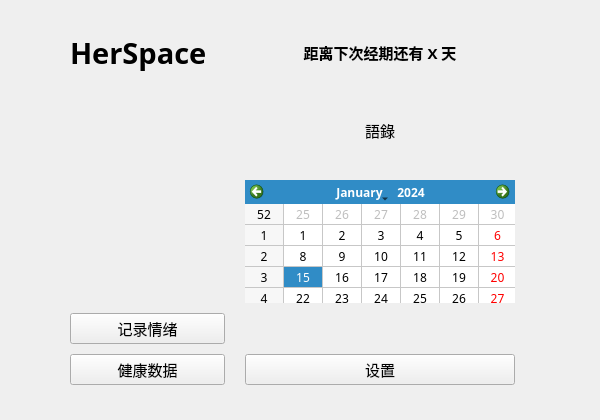
<?xml version="1.0" encoding="UTF-8"?>
<ui version="4.0">
 <class>Widget</class>
 <widget class="QWidget" name="Widget">
  <property name="geometry">
   <rect>
    <x>0</x>
    <y>0</y>
    <width>600</width>
    <height>420</height>
   </rect>
  </property>
  <property name="minimumSize">
   <size>
    <width>300</width>
    <height>200</height>
   </size>
  </property>
  <property name="windowTitle">
   <string>Widget</string>
  </property>
  <widget class="EmotionalHeartWidget" name="heartContainer" native="true">
   <property name="enabled">
    <bool>true</bool>
   </property>
   <property name="geometry">
    <rect>
     <x>90</x>
     <y>230</y>
     <width>105</width>
     <height>75</height>
    </rect>
   </property>
   <property name="sizePolicy">
    <sizepolicy hsizetype="MinimumExpanding" vsizetype="MinimumExpanding">
     <horstretch>0</horstretch>
     <verstretch>0</verstretch>
    </sizepolicy>
   </property>
   <property name="minimumSize">
    <size>
     <width>105</width>
     <height>75</height>
    </size>
   </property>
   <property name="font">
    <font>
     <family>字体圈欣意冠黑体</family>
     <pointsize>9</pointsize>
     <bold>true</bold>
    </font>
   </property>
   <property name="autoFillBackground">
    <bool>true</bool>
   </property>
  </widget>
  <widget class="QWidget" name="layoutWidget">
   <property name="geometry">
    <rect>
     <x>30</x>
     <y>10</y>
     <width>525</width>
     <height>390</height>
    </rect>
   </property>
   <layout class="QFormLayout" name="formLayout">
    <property name="sizeConstraint">
     <enum>QLayout::SizeConstraint::SetDefaultConstraint</enum>
    </property>
    <property name="fieldGrowthPolicy">
     <enum>QFormLayout::FieldGrowthPolicy::AllNonFixedFieldsGrow</enum>
    </property>
    <property name="labelAlignment">
     <set>Qt::AlignmentFlag::AlignCenter</set>
    </property>
    <property name="formAlignment">
     <set>Qt::AlignmentFlag::AlignCenter</set>
    </property>
    <property name="horizontalSpacing">
     <number>20</number>
    </property>
    <property name="verticalSpacing">
     <number>10</number>
    </property>
    <property name="leftMargin">
     <number>40</number>
    </property>
    <property name="topMargin">
     <number>15</number>
    </property>
    <property name="rightMargin">
     <number>40</number>
    </property>
    <property name="bottomMargin">
     <number>15</number>
    </property>
    <item row="0" column="0">
     <widget class="QLabel" name="label">
      <property name="enabled">
       <bool>true</bool>
      </property>
      <property name="sizePolicy">
       <sizepolicy hsizetype="Preferred" vsizetype="Preferred">
        <horstretch>0</horstretch>
        <verstretch>0</verstretch>
       </sizepolicy>
      </property>
      <property name="minimumSize">
       <size>
        <width>155</width>
        <height>55</height>
       </size>
      </property>
      <property name="font">
       <font>
        <family>字体圈欣意冠黑体</family>
        <pointsize>22</pointsize>
        <bold>true</bold>
       </font>
      </property>
      <property name="layoutDirection">
       <enum>Qt::LayoutDirection::LeftToRight</enum>
      </property>
      <property name="lineWidth">
       <number>1</number>
      </property>
      <property name="text">
       <string>HerSpace</string>
      </property>
      <property name="alignment">
       <set>Qt::AlignmentFlag::AlignLeading|Qt::AlignmentFlag::AlignLeft|Qt::AlignmentFlag::AlignVCenter</set>
      </property>
      <property name="wordWrap">
       <bool>true</bool>
      </property>
     </widget>
    </item>
    <item row="1" column="0">
     <widget class="QLabel" name="labelHint">
      <property name="sizePolicy">
       <sizepolicy hsizetype="Minimum" vsizetype="Minimum">
        <horstretch>0</horstretch>
        <verstretch>0</verstretch>
       </sizepolicy>
      </property>
      <property name="minimumSize">
       <size>
        <width>155</width>
        <height>80</height>
       </size>
      </property>
      <property name="font">
       <font>
        <family>字体圈欣意冠黑体</family>
       </font>
      </property>
      <property name="layoutDirection">
       <enum>Qt::LayoutDirection::LeftToRight</enum>
      </property>
      <property name="text">
       <string/>
      </property>
      <property name="alignment">
       <set>Qt::AlignmentFlag::AlignCenter</set>
      </property>
      <property name="wordWrap">
       <bool>true</bool>
      </property>
     </widget>
    </item>
    <item row="2" column="1">
     <widget class="QCalendarWidget" name="calendarWidget">
      <property name="enabled">
       <bool>true</bool>
      </property>
      <property name="sizePolicy">
       <sizepolicy hsizetype="Preferred" vsizetype="Minimum">
        <horstretch>0</horstretch>
        <verstretch>0</verstretch>
       </sizepolicy>
      </property>
      <property name="minimumSize">
       <size>
        <width>0</width>
        <height>105</height>
       </size>
      </property>
      <property name="font">
       <font>
        <family>字体圈欣意冠黑体</family>
        <pointsize>9</pointsize>
        <italic>false</italic>
        <bold>false</bold>
       </font>
      </property>
      <property name="cursor">
       <cursorShape>ArrowCursor</cursorShape>
      </property>
      <property name="mouseTracking">
       <bool>false</bool>
      </property>
      <property name="gridVisible">
       <bool>true</bool>
      </property>
      <property name="dateEditEnabled">
       <bool>true</bool>
      </property>
     </widget>
    </item>
    <item row="3" column="0">
     <widget class="QPushButton" name="btnMoodRecord">
      <property name="sizePolicy">
       <sizepolicy hsizetype="Preferred" vsizetype="Preferred">
        <horstretch>0</horstretch>
        <verstretch>0</verstretch>
       </sizepolicy>
      </property>
      <property name="minimumSize">
       <size>
        <width>155</width>
        <height>0</height>
       </size>
      </property>
      <property name="baseSize">
       <size>
        <width>0</width>
        <height>0</height>
       </size>
      </property>
      <property name="font">
       <font>
        <family>字体圈欣意冠黑体</family>
        <pointsize>11</pointsize>
       </font>
      </property>
      <property name="layoutDirection">
       <enum>Qt::LayoutDirection::LeftToRight</enum>
      </property>
      <property name="text">
       <string>记录情绪</string>
      </property>
     </widget>
    </item>
    <item row="4" column="0">
     <widget class="QPushButton" name="btnHealthData">
      <property name="sizePolicy">
       <sizepolicy hsizetype="Preferred" vsizetype="Preferred">
        <horstretch>0</horstretch>
        <verstretch>0</verstretch>
       </sizepolicy>
      </property>
      <property name="minimumSize">
       <size>
        <width>155</width>
        <height>0</height>
       </size>
      </property>
      <property name="baseSize">
       <size>
        <width>0</width>
        <height>0</height>
       </size>
      </property>
      <property name="font">
       <font>
        <family>字体圈欣意冠黑体</family>
        <pointsize>11</pointsize>
       </font>
      </property>
      <property name="layoutDirection">
       <enum>Qt::LayoutDirection::LeftToRight</enum>
      </property>
      <property name="text">
       <string>健康数据</string>
      </property>
     </widget>
    </item>
    <item row="4" column="1">
     <widget class="QPushButton" name="btnSettings">
      <property name="sizePolicy">
       <sizepolicy hsizetype="Preferred" vsizetype="Preferred">
        <horstretch>0</horstretch>
        <verstretch>0</verstretch>
       </sizepolicy>
      </property>
      <property name="baseSize">
       <size>
        <width>0</width>
        <height>0</height>
       </size>
      </property>
      <property name="font">
       <font>
        <family>字体圈欣意冠黑体</family>
        <pointsize>11</pointsize>
       </font>
      </property>
      <property name="layoutDirection">
       <enum>Qt::LayoutDirection::LeftToRight</enum>
      </property>
      <property name="text">
       <string>设置</string>
      </property>
     </widget>
    </item>
    <item row="0" column="1">
     <widget class="QLabel" name="labelCycleInfo">
      <property name="sizePolicy">
       <sizepolicy hsizetype="Minimum" vsizetype="Minimum">
        <horstretch>0</horstretch>
        <verstretch>0</verstretch>
       </sizepolicy>
      </property>
      <property name="minimumSize">
       <size>
        <width>265</width>
        <height>0</height>
       </size>
      </property>
      <property name="font">
       <font>
        <family>字体圈欣意冠黑体</family>
        <pointsize>11</pointsize>
        <bold>true</bold>
       </font>
      </property>
      <property name="text">
       <string>距离下次经期还有 X 天</string>
      </property>
      <property name="alignment">
       <set>Qt::AlignmentFlag::AlignCenter</set>
      </property>
      <property name="wordWrap">
       <bool>true</bool>
      </property>
      <property name="margin">
       <number>10</number>
      </property>
     </widget>
    </item>
    <item row="1" column="1">
     <widget class="QLabel" name="labelInspireQuote">
      <property name="sizePolicy">
       <sizepolicy hsizetype="Minimum" vsizetype="Minimum">
        <horstretch>0</horstretch>
        <verstretch>0</verstretch>
       </sizepolicy>
      </property>
      <property name="minimumSize">
       <size>
        <width>265</width>
        <height>35</height>
       </size>
      </property>
      <property name="font">
       <font>
        <family>字体圈欣意冠黑体</family>
        <pointsize>11</pointsize>
       </font>
      </property>
      <property name="text">
       <string>語錄</string>
      </property>
      <property name="alignment">
       <set>Qt::AlignmentFlag::AlignCenter</set>
      </property>
      <property name="wordWrap">
       <bool>true</bool>
      </property>
     </widget>
    </item>
   </layout>
   <zorder>labelCycleInfo</zorder>
   <zorder>label</zorder>
   <zorder>calendarWidget</zorder>
   <zorder>btnHealthData</zorder>
   <zorder>btnMoodRecord</zorder>
   <zorder>btnSettings</zorder>
   <zorder>labelInspireQuote</zorder>
   <zorder>labelHint</zorder>
  </widget>
  <zorder>layoutWidget</zorder>
  <zorder>heartContainer</zorder>
 </widget>
 <customwidgets>
  <customwidget>
   <class>EmotionalHeartWidget</class>
   <extends>QWidget</extends>
   <header>emotionalheartwidget.h</header>
   <container>1</container>
  </customwidget>
 </customwidgets>
 <resources/>
 <connections/>
</ui>
